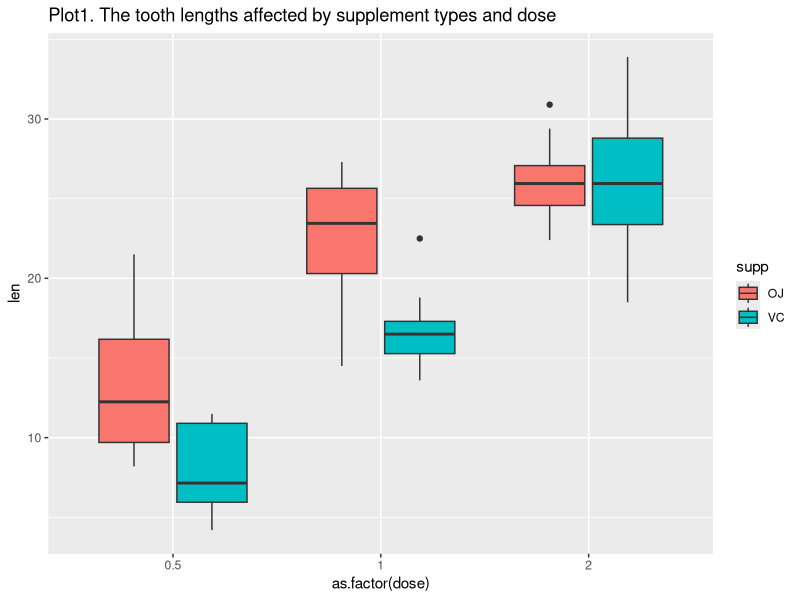

The R script that drew this image:
## ---- chunk 1
knitr::opts_chunk$set(echo = TRUE)
## ---- chunk 2
library(ggplot2)
library(datasets)
data(ToothGrowth)
head(ToothGrowth)
str(ToothGrowth)
summary(ToothGrowth)
table(ToothGrowth$dose)
ggplot(data = ToothGrowth, aes(x = as.factor(dose), y = len, fill = supp)) +
        geom_boxplot() +
        labs(title = "Plot1. The tooth lengths affected by supplement types and dose")
## ---- chunk 3
q1 <- t.test(len ~ supp, data = ToothGrowth, alternative = c("greater"))
q1
## ---- chunk 4
subdata1 <- subset(ToothGrowth, dose %in% c(0.5, 1))
subdata2 <- subset(ToothGrowth, dose %in% c(0.5, 2))
subdata3 <- subset(ToothGrowth, dose %in% c(1, 2))
q21 <- t.test(len ~ dose, data = subdata1, alternative = c("less"))
q22 <- t.test(len ~ dose, data = subdata2, alternative = c("less"))
q23 <- t.test(len ~ dose, data = subdata3, alternative = c("less"))
data.frame("dosage0.5vs1" = q21$p.value, "dosage0.5vs2" = q22$p.value, "dosage1vs2" = q23$p.value)
## ---- chunk 5
# plotting the hist of len
# ggplot(data = ToothGrowth,aes(x = len)) +
#         geom_histogram(binwidth = 2, color = "black") +
#         labs(title = "The distribution of tooth lengths")
# 
# ggplot(data = ToothGrowth,aes(x = len, fill = supp)) +
#         geom_histogram(binwidth = 2, color ="black") +
#         facet_grid(supp~dose) +
#         labs(title = "The distribution of tooth lengths by supplement types and dose")
# 
# ggplot(data = ToothGrowth, aes(x = len)) +
#         geom_histogram(binwidth = 2, color ="black") +
#         facet_grid(.~dose) +
#         labs(title = "The distribution of tooth lengths by dose")
# 
# ggplot(data = ToothGrowth, aes(x = len, fill = supp)) +
#         geom_histogram(binwidth = 2, color ="black") +
#         facet_grid(.~supp) +
#         labs(title = "The distribution of tooth lengths by supplement types")

